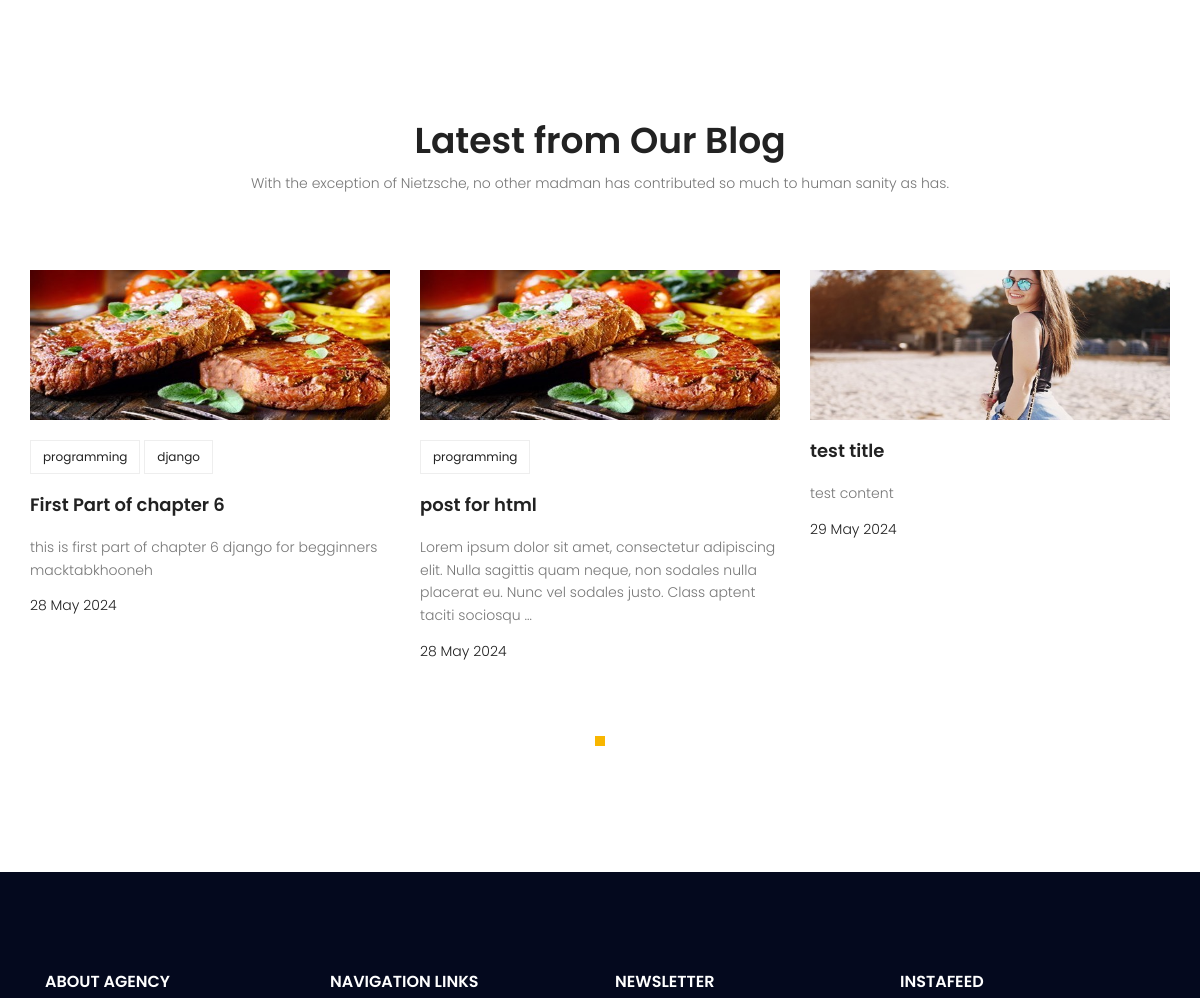
The app's page / (middle part), older data.
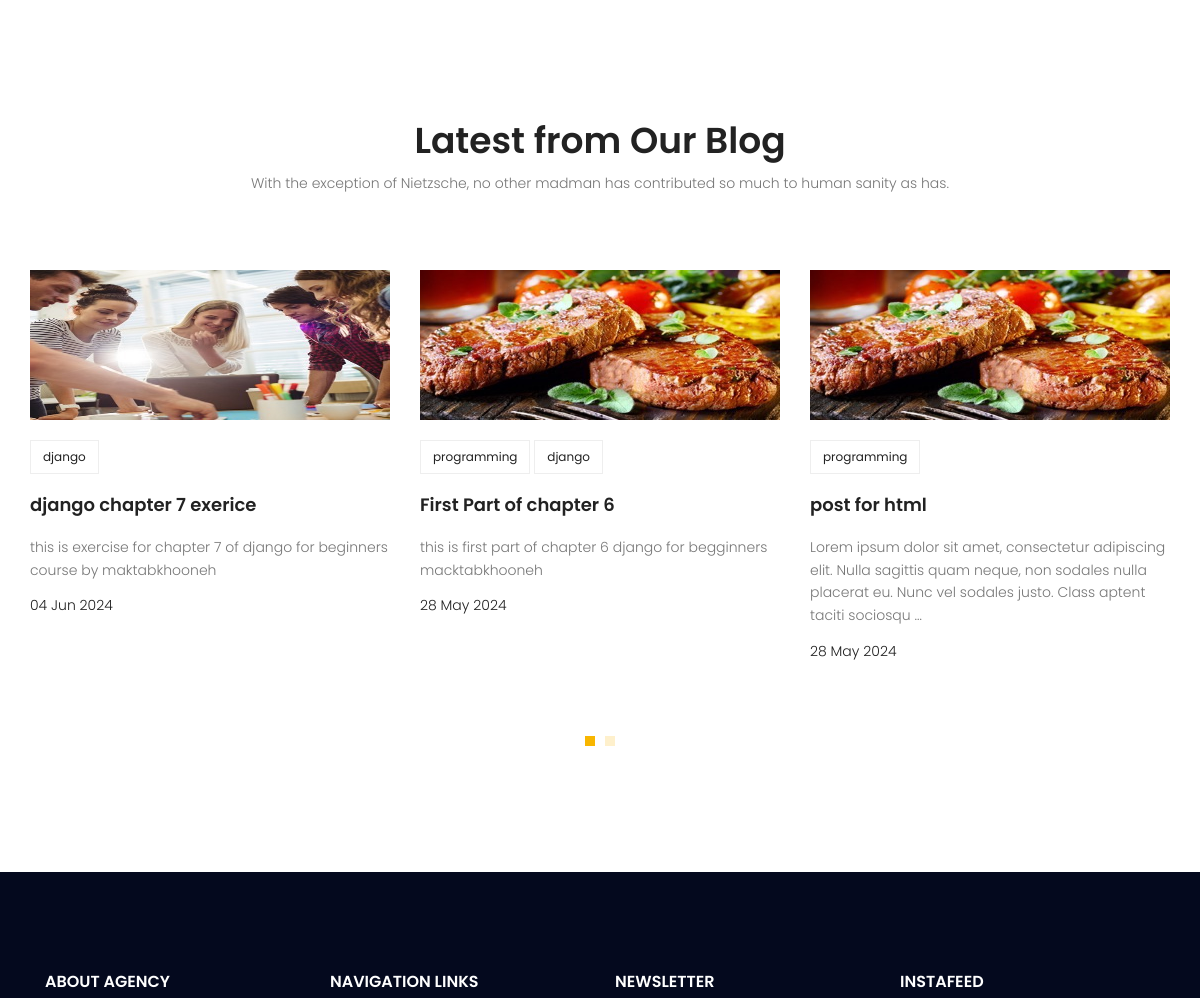
The same page, newer data.
### blog/models.py (models this page shows, shortened)
class Post(models.Model):
    image = models.ImageField(upload_to = 'blog/', default='blog/default.jpj')
    author = models.ForeignKey(User, on_delete=models.SET_NULL, null=True)
    title = models.CharField(max_length=255)
    content = models.TextField()
    tags = TaggableManager()
    category = models.ManyToManyField(Category)
    counted_views = models.PositiveIntegerField(default=0)
    status = models.BooleanField(default=False)
    published_date = models.DateTimeField(null=True)
    created_at = models.DateTimeField(auto_now_add=True)
    updated_at = models.DateTimeField(auto_now=True)
    login_require = models.BooleanField(default=False)
    class Meta:
        ordering = ('-created_at',)

class Category(models.Model):
    name = models.CharField(max_length=255)

### website/views.py (the view)
# urls.py: path('', index_view, name='index'),
def index_view(request):
    return render(request, 'website/index.html')

### website/templatetags/website_tags.py (called while the page is built)
@register.inclusion_tag('website/website-latest-posts.html')
def latest_posts():
    posts = Post.objects.filter(published_date__lte=timezone.now(), status=1)
    return {'posts':posts}

### templates/website/index.html (shortened to what this page needs)
{% extends "base.html" %}
{% load static %}
{% load website_tags %}
{% block content %}
{% latest_posts %}
{% endblock content %}

### templates/website/website-latest-posts.html
<section class="recent-blog-area section-gap">
    <div class="container">
      <div class="row d-flex justify-content-center">
        <div class="menu-content pb-60 col-lg-9">
          <div class="title text-center">
            <h1 class="mb-10">Latest from Our Blog</h1>
            <p>
              With the exception of Nietzsche, no other madman has contributed so
              much to human sanity as has.
            </p>
          </div>
        </div>
      </div>
      <div class="row">
        <div class="active-recent-blog-carusel">
          {% for post in posts %}
          <div class="single-recent-blog-post item">
            <div class="thumb">
              <img class="img-fluid" src="{{post.image.url}}" alt="" />
            </div>
            <div class="details">
              <div class="tags">
                <ul>
                  {% for cat in post.category.all %}
                    <li>
                      <a href="{% url 'blog:category' cat_name=cat.name %}">{{cat.name}}</a>
                    </li>
                  {% endfor %}
                </ul>
              </div>
              <a href="{% url 'blog:single' pid=post.id %}"><h4 class="title">{{post.title}}</h4></a>
              <p>
                {{post.content|truncatewords:25}}
              </p>
              <h6 class="date">{{post.published_date|date:"d M Y"}}</h6>
            </div>
          </div>
          {% endfor %}
        </div>
      </div>
    </div>
  </section>

Row changes from the older to the newer data that the page shows:
no longer on this page (row unchanged): Post: image (picture), title "test title", content "test content", published_date "29 May 2024"
added Post: image (picture), title "django chapter 7 exerice", content "this is exercise for chapter 7 of django for beginners course by maktabkhooneh", published_date "04 Jun 2024", Category (name "django")
